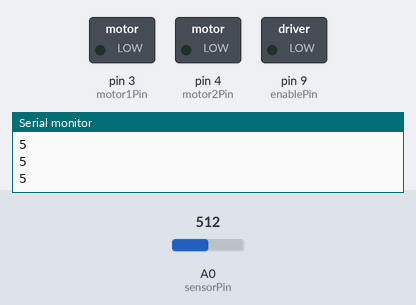
Bench run of a sketch on a simulated Arduino Uno, built with avr-gcc and run on an emulated ATmega328P. Shown: switched loads named in the sketch (green lamp = pin HIGH), the last lines printed to the serial monitor. Inputs (shaded band) come from the test bench; at power-on: A0 (sensorPin) = 512.

Above: at 1.2 s.
1.3 s: A0 (sensorPin) set to 391
2.9 s: A0 (sensorPin) set to 369
At 4.4 s:
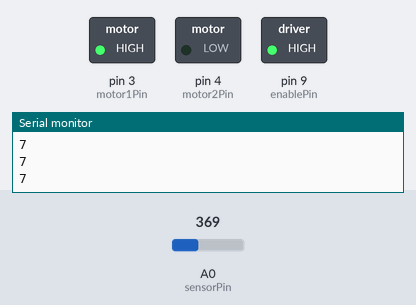
4.7 s: A0 (sensorPin) set to 26
6.2 s: A0 (sensorPin) set to 22
At 7.2 s:
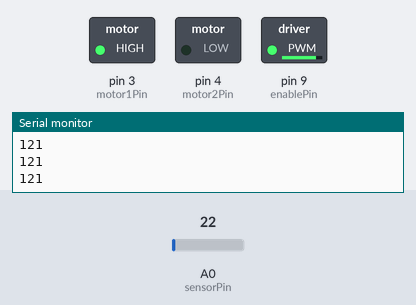
7.7 s: A0 (sensorPin) set to 0
At 7.88 s:
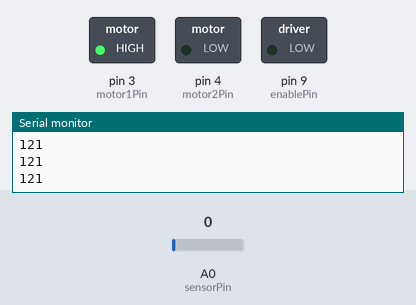
9.5 s: A0 (sensorPin) set to 17
At 10.1 s:
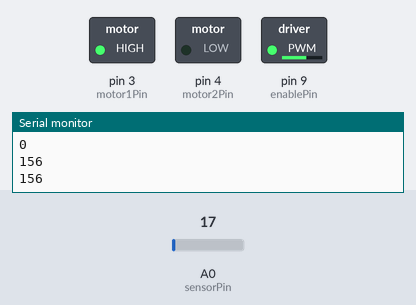
Timing chart, 0 to 12.2 s (numbered marks = the images above; inputs shaded):
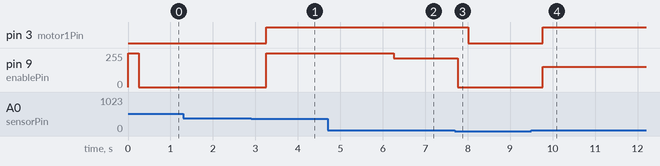

The sketch:

Motor.ino
```cpp
int sensorPin = A0;
int motor1Pin = 3;    // H-bridge leg 1 (pin 2, 1A)
int motor2Pin = 4;    // H-bridge leg 2 (pin 7, 2A)
int enablePin = 9;    // H-bridge enable pin
int pwmVal;
int sensorVal;


void setup() {
  // In the setup(), set all the pins for the H-bridge
  // as outputs.
  // Set the enable pin high so the H-bridge can
  // turn the motor on.

  // set all the other pins you're using as outputs:
  pinMode(motor1Pin, OUTPUT);
  pinMode(motor2Pin, OUTPUT);
  pinMode(enablePin, OUTPUT);

  // set enablePin high so that motor can turn on:
  digitalWrite(enablePin, HIGH);

  Serial.begin(9600); // start the serial port
}

void loop() {

  // 5v
  float volts = analogRead(sensorPin)*0.0048828125;  // value from sensor * (5/1024)
  int distance = 13*pow(volts, -1); // worked out from datasheet graph
  delay(250); // slow down serial port
  Serial.println(distance);

  if (distance >= 7 ) {
    digitalWrite(motor1Pin, HIGH);   // set leg 1 of the H-bridge low
    digitalWrite(motor2Pin, LOW);  // set leg 2 of the H-bridge high

    //digitalWrite(ledPin, HIGH);
    //read sensor value and set upper limit cap
  sensorVal = analogRead(sensorPin);
  if(sensorVal > 25){
    sensorVal = 25;
  }

  //map and assign pwm values to the motor output 0 to 255 corresponds to 0 to 100%
  pwmVal = map(sensorVal, 7, 25, 26, 255);

  //set 450 as out cutout or cut in limit where the fan switches from off to the lower PWM limit
  if(sensorVal < 7){
    pwmVal = 0;
  }

  //write the PWM value to the pwm output pin
  analogWrite(enablePin, pwmVal);
  }

  else {
      digitalWrite(motor1Pin, LOW);   // set leg 1 of the H-bridge low
      digitalWrite(motor2Pin, LOW);  // set leg 2 of the H-bridge low
      analogWrite(enablePin, 0); // Stop motor
  }
}
```

Measured:
- the behaviour switches between 381 and 380 on A0 (sensorPin) (found by bisection; images 0 and 1)
- after the input at 2.9 s, pin 3 (motor1Pin): LOW → HIGH after 0.35 s; pin 9 (enablePin): 0/255 → 255/255 after 0.35 s
- after the input at 6.2 s, pin 9 (enablePin): 255/255 → 216/255 after 0.06 s
- after the input at 7.7 s, pin 3 (motor1Pin): HIGH → LOW after 0.31 s; pin 9 (enablePin): 216/255 → 0/255 after 0.06 s
- after the input at 9.5 s, pin 3 (motor1Pin): LOW → HIGH after 0.27 s; pin 9 (enablePin): 0/255 → 153/255 after 0.27 s
